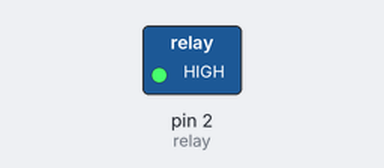
Recording of a sketch running on a simulated Arduino Uno, built with avr-gcc and run on an emulated ATmega328P. On the bench: switched loads named in the sketch (green lamp = pin HIGH). Dashed ring = blinking.

Above: at 0.5 s.
Timing chart, 0 to 4.6 s (numbered marks = the images above):
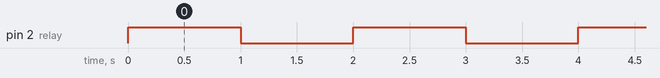

The sketch:

frantic_gaaris_kup1.ino
```cpp
// C++ code
//
#define relay 2
void setup() {
  pinMode(relay, OUTPUT);
  Serial.begin(9600);
}

void loop() {
  digitalWrite(relay, HIGH);
  delay(1000); // Wait for 1000 millisecond(s)
  digitalWrite(relay, LOW);
  delay(1000); // Wait for 1000 millisecond(s)
}
```

Measured:
- by itself, pin 2 (relay): alternates HIGH for 1.0 s and LOW for 1.0 s
